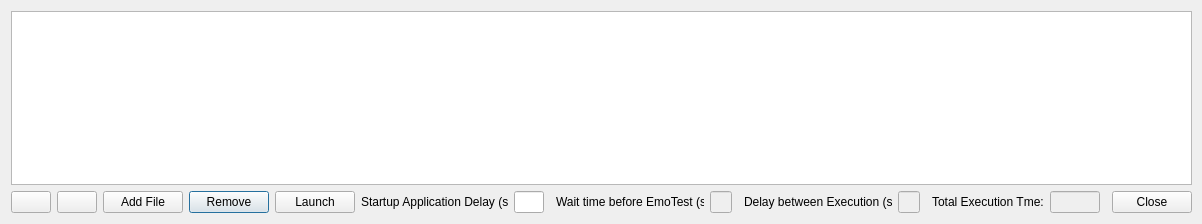
<?xml version="1.0" encoding="UTF-8"?>
<ui version="4.0">
 <class>GTAControllerLauncherWidgetClass</class>
 <widget class="QDialog" name="GTAControllerLauncherWidgetClass">
  <property name="geometry">
   <rect>
    <x>0</x>
    <y>0</y>
    <width>1202</width>
    <height>224</height>
   </rect>
  </property>
  <property name="sizePolicy">
   <sizepolicy hsizetype="Preferred" vsizetype="Preferred">
    <horstretch>0</horstretch>
    <verstretch>0</verstretch>
   </sizepolicy>
  </property>
  <property name="minimumSize">
   <size>
    <width>900</width>
    <height>0</height>
   </size>
  </property>
  <property name="windowTitle">
   <string>Procedure Dashboard Launcher</string>
  </property>
  <property name="windowIcon">
   <iconset resource="../resource.qrc">
    <normaloff>:/images/forms/img/AddToDashboardLauncher.png</normaloff>:/images/forms/img/AddToDashboardLauncher.png</iconset>
  </property>
  <layout class="QGridLayout" name="gridLayout">
   <item row="1" column="3">
    <widget class="QPushButton" name="removeFileButton">
     <property name="text">
      <string>Remove</string>
     </property>
     <property name="icon">
      <iconset resource="../resource.qrc">
       <normaloff>:/images/forms/img/Remove.png</normaloff>:/images/forms/img/Remove.png</iconset>
     </property>
    </widget>
   </item>
   <item row="1" column="18">
    <widget class="QPushButton" name="closeButton">
     <property name="text">
      <string>Close</string>
     </property>
    </widget>
   </item>
   <item row="1" column="17">
    <spacer name="horizontalSpacer">
     <property name="orientation">
      <enum>Qt::Horizontal</enum>
     </property>
     <property name="sizeHint" stdset="0">
      <size>
       <width>30</width>
       <height>20</height>
      </size>
     </property>
    </spacer>
   </item>
   <item row="1" column="6" colspan="2">
    <widget class="QLineEdit" name="appStartUpDelayEdit">
     <property name="minimumSize">
      <size>
       <width>30</width>
       <height>0</height>
      </size>
     </property>
     <property name="maximumSize">
      <size>
       <width>30</width>
       <height>16777215</height>
      </size>
     </property>
    </widget>
   </item>
   <item row="1" column="10">
    <widget class="QLineEdit" name="waitBeforeEmoTestLE">
     <property name="enabled">
      <bool>false</bool>
     </property>
     <property name="maximumSize">
      <size>
       <width>30</width>
       <height>16777215</height>
      </size>
     </property>
    </widget>
   </item>
   <item row="1" column="9">
    <widget class="QLabel" name="label_2">
     <property name="text">
      <string>Wait time before EmoTest (s):</string>
     </property>
    </widget>
   </item>
   <item row="1" column="13">
    <widget class="QLineEdit" name="delayBetweenExecutionLE">
     <property name="enabled">
      <bool>false</bool>
     </property>
     <property name="maximumSize">
      <size>
       <width>30</width>
       <height>16777215</height>
      </size>
     </property>
    </widget>
   </item>
   <item row="1" column="1">
    <widget class="QPushButton" name="downButton">
     <property name="text">
      <string/>
     </property>
     <property name="icon">
      <iconset resource="../resource.qrc">
       <normaloff>:/images/forms/img/DownArrow_16_16.png</normaloff>:/images/forms/img/DownArrow_16_16.png</iconset>
     </property>
    </widget>
   </item>
   <item row="0" column="0" colspan="19">
    <widget class="QTableWidget" name="fileTableWidget"/>
   </item>
   <item row="1" column="0">
    <widget class="QPushButton" name="upButton">
     <property name="text">
      <string/>
     </property>
     <property name="icon">
      <iconset resource="../resource.qrc">
       <normaloff>:/images/forms/img/UpArrow_16_16.png</normaloff>:/images/forms/img/UpArrow_16_16.png</iconset>
     </property>
    </widget>
   </item>
   <item row="1" column="2">
    <widget class="QPushButton" name="addFileButton">
     <property name="text">
      <string>Add File</string>
     </property>
     <property name="icon">
      <iconset resource="../resource.qrc">
       <normaloff>:/images/forms/img/Add.png</normaloff>:/images/forms/img/Add.png</iconset>
     </property>
    </widget>
   </item>
   <item row="1" column="4">
    <widget class="QPushButton" name="launchButton">
     <property name="text">
      <string>Launch</string>
     </property>
     <property name="icon">
      <iconset resource="../resource.qrc">
       <normaloff>:/images/forms/img/Launch.png</normaloff>:/images/forms/img/Launch.png</iconset>
     </property>
    </widget>
   </item>
   <item row="1" column="5">
    <widget class="QLabel" name="label">
     <property name="text">
      <string>Startup Application Delay (s):</string>
     </property>
    </widget>
   </item>
   <item row="1" column="12">
    <widget class="QLabel" name="label_3">
     <property name="text">
      <string>Delay between Execution (s):</string>
     </property>
    </widget>
   </item>
   <item row="1" column="16">
    <widget class="QLineEdit" name="totalMaxEstimatedTime">
     <property name="enabled">
      <bool>false</bool>
     </property>
     <property name="minimumSize">
      <size>
       <width>50</width>
       <height>0</height>
      </size>
     </property>
     <property name="maximumSize">
      <size>
       <width>50</width>
       <height>16777215</height>
      </size>
     </property>
    </widget>
   </item>
   <item row="1" column="15">
    <widget class="QLabel" name="label_4">
     <property name="text">
      <string>Total Execution Tme:</string>
     </property>
    </widget>
   </item>
  </layout>
 </widget>
 <layoutdefault spacing="6" margin="11"/>
 <resources>
  <include location="../resource.qrc"/>
 </resources>
 <connections/>
</ui>
